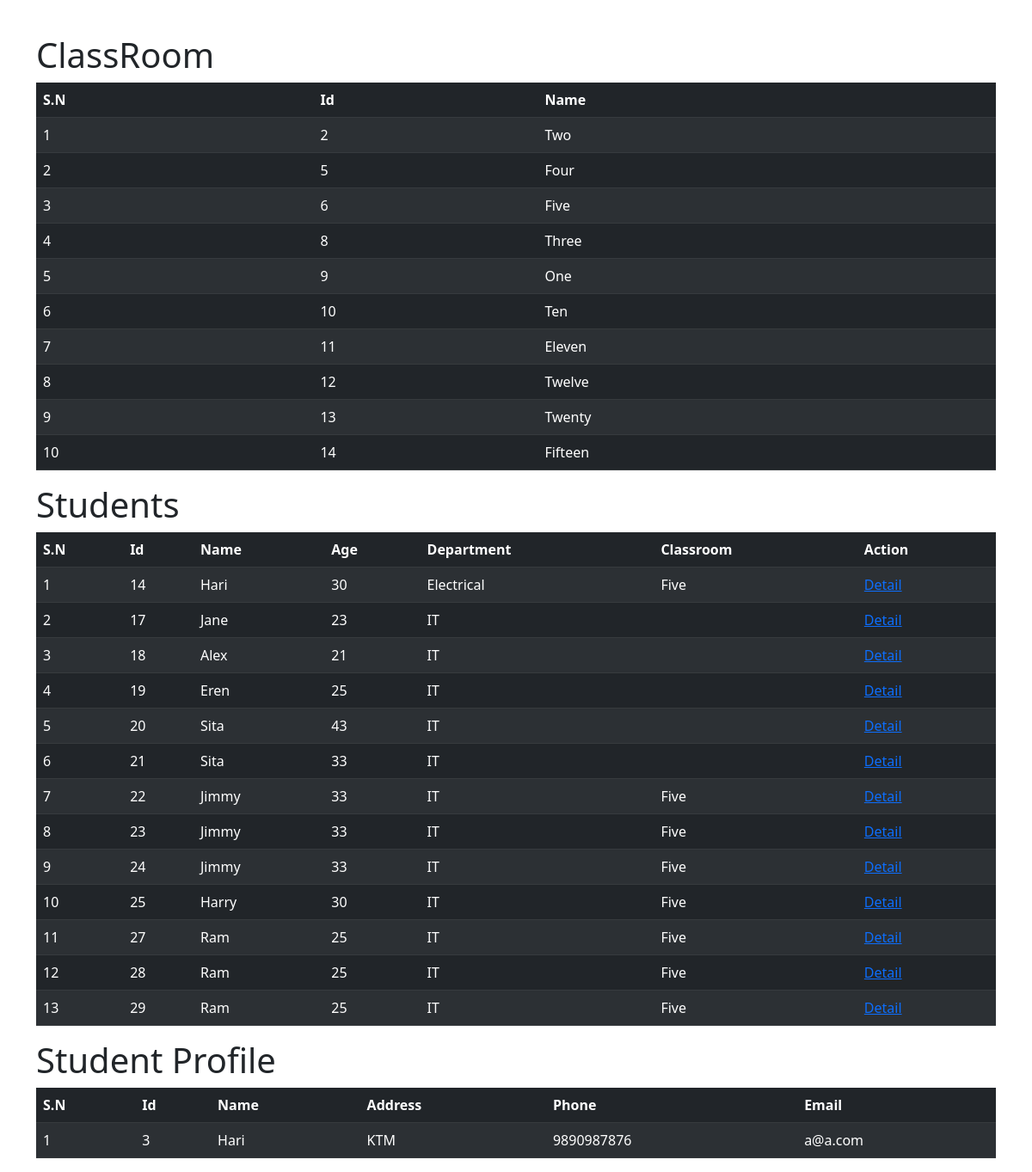
The page /students/ on the database its author committed.
### myapp/models.py (models this page shows, shortened)
class ClassRoom(models.Model):
    name = models.CharField(max_length=20)

class Student(models.Model):
    name = models.CharField(max_length=50)
    profile_picture = models.FileField(upload_to="profile_pictures", null=True, blank=True)
    age = models.IntegerField()
    department = models.CharField(max_length=20)
    classroom = models.ForeignKey(ClassRoom, on_delete=models.CASCADE,
                                  related_name='classroom_students', null=True, blank=True)

class StudentProfile(models.Model):
    student = models.OneToOneField(Student, on_delete=models.CASCADE)
    address = models.CharField(max_length=20)
    phone_number = models.CharField(max_length=14)
    email = models.EmailField()

### myapp/views.py (the view)
# urls.py: path('students/', students, name="students"),
def students(request):
    context = {
        "title": "Students",
        "classrooms": ClassRoom.objects.all(),
        "students": Student.objects.all(),
        "student_profiles": StudentProfile.objects.all()
    }
    return render(request, "myapp/students.html", context=context)

### myapp/templates/myapp/students.html (shortened to what this page needs)
<!DOCTYPE html>
<html lang="en">
<head>
    <link href="https://cdn.jsdelivr.net/npm/bootstrap@5.3.0/dist/css/bootstrap.min.css" rel="stylesheet"
>
</head>
<body>
<div class="container" style="margin-top: 40px">
    <h1>ClassRoom</h1>
    <table class="table table-dark table-striped">
        <thead>
        <tr>
            <th scope="col">S.N</th>
            <th scope="col">Id</th>
            <th scope="col">Name</th>
        </tr>
        </thead>
        <tbody>
        {% for classroom in classrooms %}
            <tr>
                <td>{{ forloop.counter }}</td>
                <td>{{ classroom.id }}</td>
                <td>{{ classroom.name }}</td>
            </tr>
        {% endfor %}
        </tbody>
    </table>
    <h1>Students</h1>
    <table class="table table-dark table-striped">
        <thead>
        <tr>
            <th scope="col">S.N</th>
            <th scope="col">Id</th>
            <th scope="col">Name</th>
            <th scope="col">Age</th>
            <th scope="col">Department</th>
            <th scope="col">Classroom</th>
            <th scope="col">Action</th>
        </tr>
        </thead>
        <tbody>
        {% for student in students %}
            <tr>
                <td>{{ forloop.counter }}</td>
                <td>{{ student.id }}</td>
                <td>{{ student.name }}</td>
                <td>{{ student.age }}</td>
                <td>{{ student.department }}</td>
                <td>{{ student.classroom.name }}</td>
                <td><a href="{% url 'student_detail' student.id %}">Detail</a></td>
            </tr>
        {% endfor %}
        </tbody>
    </table>
    <h1>Student Profile</h1>
    <table class="table table-dark table-striped">
        <thead>
        <tr>
            <th scope="col">S.N</th>
            <th scope="col">Id</th>
            <th scope="col">Name</th>
            <th scope="col">Address</th>
            <th scope="col">Phone</th>
            <th scope="col">Email</th>
        </tr>
        </thead>
        <tbody>
        {% for profile in student_profiles %}
            <tr>
                <td>{{ forloop.counter }}</td>
                <td>{{ profile.id }}</td>
                <td>{{ profile.student.name }}</td>
                <td>{{ profile.address }}</td>
                <td>{{ profile.phone_number }}</td>
                <td>{{ profile.email }}</td>
            </tr>
        {% endfor %}
        </tbody>
    </table>
</div>
</body>
</html>

### rows shown on the page
ClassRoom: id "2", name "Two"
ClassRoom: id "5", name "Four"
ClassRoom: id "6", name "Five"
ClassRoom: id "8", name "Three"
ClassRoom: id "9", name "One"
ClassRoom: id "10", name "Ten"
ClassRoom: id "11", name "Eleven"
ClassRoom: id "12", name "Twelve"
ClassRoom: id "13", name "Twenty"
ClassRoom: id "14", name "Fifteen"
Student: id "14", name "Hari", age "30", department "Electrical", classroom.name "Five"
Student: id "17", name "Jane", age "23", department "IT"
Student: id "18", name "Alex", age "21", department "IT"
Student: id "19", name "Eren", age "25", department "IT"
Student: id "20", name "Sita", age "43", department "IT"
Student: id "21", name "Sita", age "33", department "IT"
Student: id "22", name "Jimmy", age "33", department "IT", classroom.name "Five"
Student: id "23", name "Jimmy", age "33", department "IT", classroom.name "Five"
Student: id "24", name "Jimmy", age "33", department "IT", classroom.name "Five"
Student: id "25", name "Harry", age "30", department "IT", classroom.name "Five"
Student: id "27", name "Ram", age "25", department "IT", classroom.name "Five"
Student: id "28", name "Ram", age "25", department "IT", classroom.name "Five"
Student: id "29", name "Ram", age "25", department "IT", classroom.name "Five"
StudentProfile: id "3", student.name "Hari", address "KTM", phone_number "9890987876", email "a@a.com"
